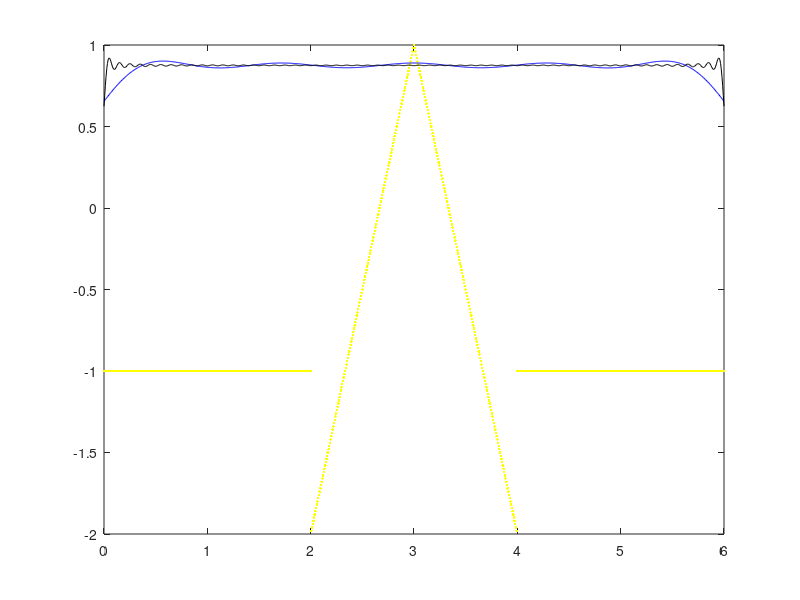

Recreate this plot in MATLAB. (Note: this script raises an error after producing the figure.)
%% zad 1
close all; clc; clear;
Fs=150;
t=0:1/Fs:6;


x=(-1*(t>=0 & t<=2)) + (-1*(t>=4 & t<=6)) + (3*(1-abs(t-3))-2).*(abs(t-3)<1);

a0=2/3;
FS=a0*ones(size(t))/2;

for n=1:120 
  an=1/3*(-(3*(2*pi*n*(4*sin((4*pi*n)/3)-sin((2*pi*n)/3))+9*cos((4*pi*n)/3)-9*cos((2*pi*n)/3)))/(pi^2*n^2)-(3*sin((2*pi*n)/3))/(pi*n)-(3*(sin(2*pi*n)-sin((4*pi*n)/3)))/(pi*n));
  bn=1/3*(-(27*sin((4*pi*n)/3)-24*pi*n*cos((4*pi*n)/3)-27*sin((2*pi*n)/3)+6*pi*n*cos((2*pi*n)/3))/(pi^2*n^2)+(3*cos((2*pi*n)/3)-3)/(pi*n)+(3*(cos(2*pi*n)-cos((4*pi*n)/3)))/(pi*n));
  
  FS=FS+an*cos(n*pi*t/3)+bn*sin(n*pi*t/3);
  
  if n==8
      x8=FS;
  end
 
end

plot(t,x,'y.',t,x8,'b',t,FS,'black');

%% zad cn
close all; clc; clear;
Fs=150;
t=0:1/Fs:6;


x=(-1*(t>=0 & t<=2)) + (-1*(t>=4 & t<=6)) + (3*(1-abs(t-3))-2).*(abs(t-3)<1);

c0=2/3;
FS=c0;

for n=1:120
  cn=1/12*(-12*((pi*n+9j)*sin(2*pi*n/3)+(9-1j*pi*n)*cos(2*pi*n/3)-18j*sin(pi*n/2)-18*cos(pi*n/2)+(9j-pi*n)*sin(pi*n/3)+(1j*pi*n+9)*cos(pi*n/3))/(pi*pi*n*n) -6*(sin(pi*n)-1j*cos(pi*n)-sin(2*pi*n/3)+1j*cos(2*pi*n/3)+sin(pi*n/3)-1j*cos(pi*n/3)+1j)/(pi*n));
  
  FS=FS+cn*exp(1j*n*pi*t/6);
  
  if n==8
      x8=FS;
  end
  
  if n==120
     x120=FS; 
  end
end

plot(t,x,'y.',t,x8,'b',t,x120,'black');

%%
close all; clc;clear;

a=load('kolos/cor07.txt');
t=a(:,1)';
Fs=1/(t(2)-t(1));
x=a(:,2)';

tc=-220:1/Fs:220;

%trojkat
tp1=-6:1/Fs:6;
x1=(1-abs(tp1)/6);
xc1=xcorr(1-x, 1-x1)+xcorr(x,x1);
nr1=find(xc1==max(xc1(:)), 1, 'first');

% piła
tp2=0:1/Fs:10;
x2=mod(1-tp2,10)/10;
xc2=xcorr(x.^5,x2.^5);
nr2=find(xc2>0.9*max(xc2(:)), 1, 'first');

% prostokat
tp3=0:1/Fs:20;
x3=0.65*ones(size(tp3));
xc3=xcorr(x,x3);
nr3=find(xc3==max(xc3(:)), 1, 'first');

%wypisanie znalezisk do kosoli
tc(nr1)
tc(nr2)
tc(nr3)

%subplot(211), plot(t,x,tp3,x3);
%subplot(212), plot(tc,xc3);

%%
close all; clc;clear;

a=load('kolos/szum08.txt');
x0=a(:,1)';
x=a(:,2)';

Fs=400;
t=linspace(0,1/Fs*length(x),length(x));

ocena=@(x,y) ((1/length(t))*sum(abs(x(:)-y(:))));
blad=zeros(25,4);

for N=3:2:51

%uśredniająca jednorodna (rzadko stosowana)
x1=conv(x,ones(1,N)/N,'same');

%uśredniająca ważona Gussem
N2=floor(N/2);
% 4 bo odchylenie nie powinno być większe niż 1/4 sygnału
LP=exp(-(-N2:N2).^2/(2*(N2/4).^2));
LP=LP/sum(LP(:));
x2=conv(x,LP,'same');

%mediana
x3=medfilt1(x,N);

%wiener
x4=wiener2(x,[1,N]);

blad(N2,1)=ocena(x0,x1);
blad(N2,2)=ocena(x0,x2);
blad(N2,3)=ocena(x0,x3);
blad(N2,4)=ocena(x0,x4);

%subplot(221), plot(t,x0,'b',t,x1,'r');
%subplot(222), plot(t,x0,'b',t,x2,'r');
%subplot(223), plot(t,x0,'b',t,x3,'r');
%subplot(224), plot(t,x0,'b',t,x4,'r');

end

N=53;
%uśredniająca ważona Gussem
N2=floor(N/2);
LP=exp(-(-N2:N2).^2/(2*(N2/4).^2));
LP=LP/sum(LP(:));
x_naj=conv(x,LP,'same');
ocena(x0,x_naj)

FT=fftshift(fft(x0));
WA=abs(FT);
f=linspace(-Fs,Fs,length(t));

plot(blad);

%subplot(211), plot(t,x,'b',t,x_naj,'r');
%subplot(212), plot(f,WA,'b');